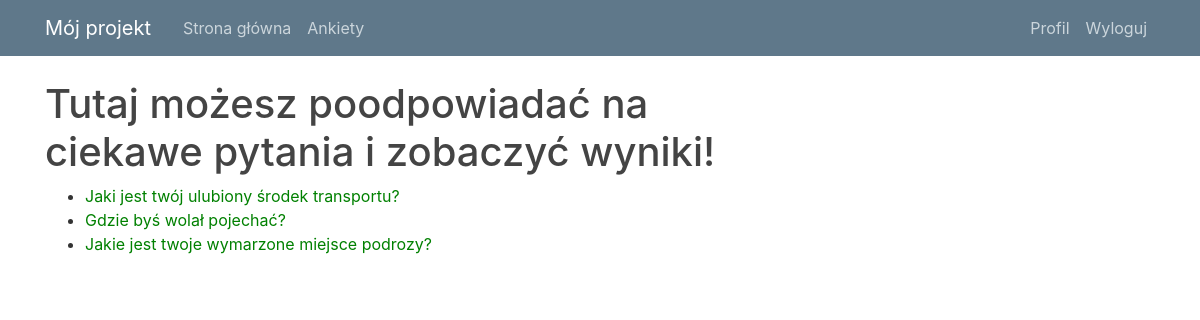
The page /polls/ (signed in) on the database its author committed.
### polls/models.py (models this page shows, shortened)
class Question(models.Model):
    question_text = models.CharField(max_length=200)
    pub_date = models.DateTimeField('date published')
    def was_published_recently(self):
        now = timezone.now()
        return now - datetime.timedelta(days=1) <= self.pub_date <= now
    was_published_recently.admin_order_field = 'pub_date'
    was_published_recently.boolean = True
    was_published_recently.short_description = 'Published recently?'

### polls/views.py (the view)
# urls.py: path('', views.IndexView.as_view(), name='index'),
class IndexView(generic.ListView):
    template_name = 'polls/index.html'
    context_object_name = 'latest_question_list'
    def get_queryset(self):
        return Question.objects.order_by('-pub_date')[:5]

### polls/templates/polls/index.html
{% extends "blog/base.html" %}
{% load crispy_forms_tags %}
{% load static %}
{% block content %}
        <link rel="stylesheet" type="text/css" href="{% static 'polls/style.css' %}">
        <h1>Tutaj możesz poodpowiadać na ciekawe pytania i zobaczyć wyniki!</h1>
        {% if latest_question_list %}
        <ul>
        {% for question in latest_question_list %}
            <li><a href="{% url 'polls:detail' question.id %}">{{ question.question_text }}</a></li>
        {% endfor %}
        </ul>
    {% else %}
        <p>No polls are available.</p>
    {% endif %}
{% endblock content %}

### blog/static/blog/main.css (style rules this page uses)
body { background: #fafafa; color: #333333; margin-top: 5rem; }
h1, h2, h3, h4, h5, h6 { color: #444444; }
ul { margin: 0; }

### polls/static/polls/style.css (style rules this page uses)
li a { color: green; }
body { background: white url("images/background.gif") no-repeat; }

### rows shown on the page
Question: question_text "Jaki jest twój ulubiony środek transportu?"
Question: question_text "Gdzie byś wolał pojechać?"
Question: question_text "Jakie jest twoje wymarzone miejsce podrozy?"
